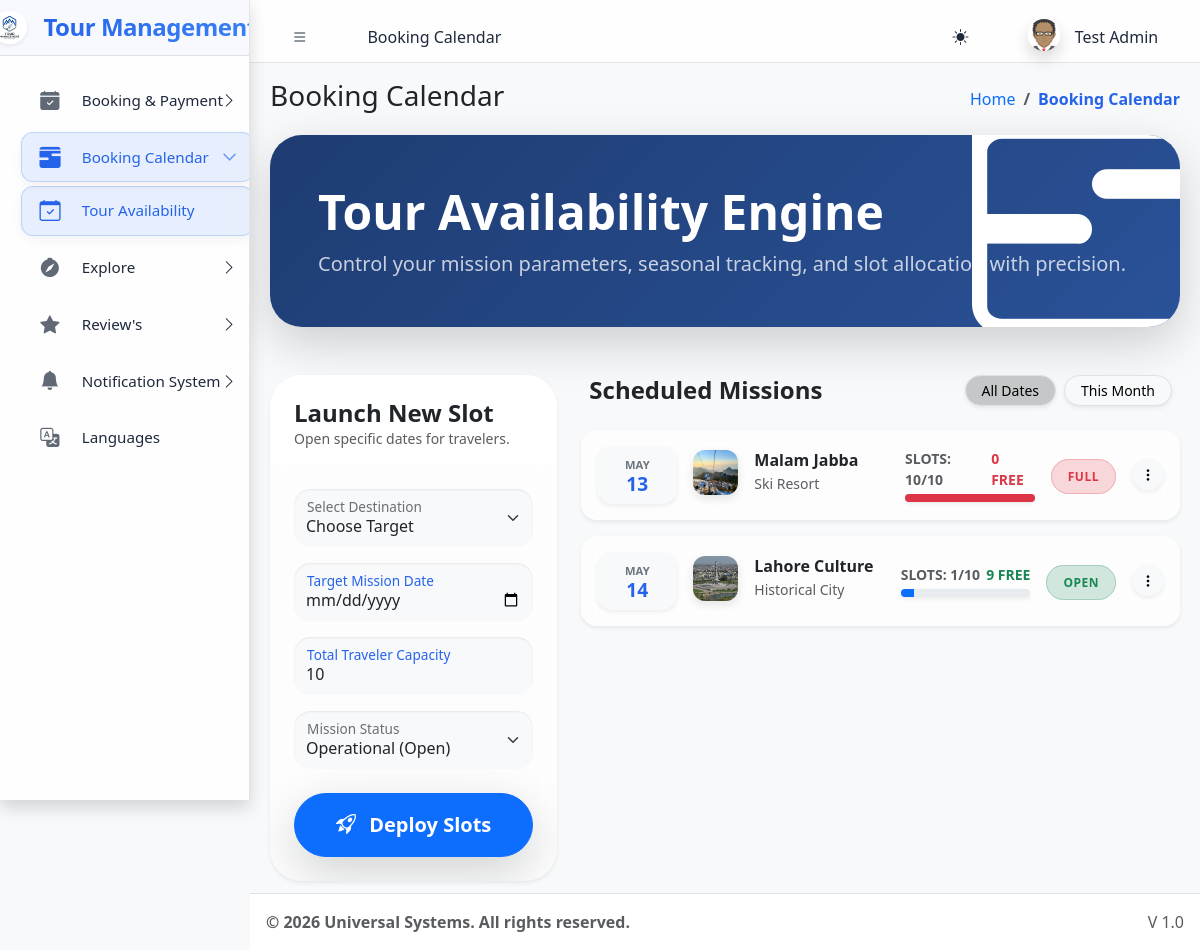
/dashboards/super_admin/manage_availability.php (signed in), run on the app's committed database.
### tables this page shows
CREATE TABLE `sys_pages` (
  `id` int(11) NOT NULL,
  `parent_id` int(11) DEFAULT 0,
  `page_name` varchar(100) NOT NULL,
  `page_url` varchar(255) DEFAULT '#',
  `icon_class` varchar(50) DEFAULT 'bi bi-circle',
  `sort_order` int(11) DEFAULT 0
);

CREATE TABLE `tour_availability` (
  `id` int(11) NOT NULL,
  `destination_id` int(11) NOT NULL,
  `tour_date` date NOT NULL,
  `total_slots` int(11) NOT NULL DEFAULT 10,
  `booked_slots` int(11) NOT NULL DEFAULT 0,
  `status` enum('Open','Closed','Full') DEFAULT 'Open',
  `created_at` timestamp NOT NULL DEFAULT current_timestamp()
);

CREATE TABLE `destinations` (
  `id` int(11) NOT NULL,
  `name` varchar(255) NOT NULL,
  `type` varchar(100) DEFAULT NULL,
  `hero_image` varchar(255) DEFAULT NULL,
  `duration` varchar(50) DEFAULT NULL,
  `price` varchar(50) DEFAULT NULL,
  `intensity` enum('Low','Medium','High') DEFAULT NULL,
  `description` text DEFAULT NULL,
  `environment` text DEFAULT NULL,
  `accommodation` text DEFAULT NULL,
  `activities` longtext DEFAULT NULL CHECK (json_valid(`activities`)),
  `is_deleted` tinyint(1) DEFAULT 0,
  `category` enum('Adventure','Relaxation','Educational') DEFAULT 'Adventure',
  `gravity_level` varchar(50) DEFAULT '1.0g',
  `itinerary` longtext DEFAULT NULL CHECK (json_valid(`itinerary`)),
  `route_data` longtext DEFAULT NULL CHECK (json_valid(`route_data`)),
  `created_at` timestamp NOT NULL DEFAULT current_timestamp()
);

### dashboards/super_admin/manage_availability.php (the view, shortened to what this page needs)
<?php
require_once '../../includes/header.php';
$availability = $pdo->query("
    SELECT ta.*, d.name as dest_name, d.type as dest_type, d.hero_image
    FROM tour_availability ta
    JOIN destinations d ON ta.destination_id = d.id
    ORDER BY ta.tour_date ASC
")->fetchAll();
?>
<div class="row g-4">
    <div class="col-12">
        <div class="p-5 rounded-5 mb-4 position-relative overflow-hidden shadow-lg" style="background: linear-gradient(135deg, #1e3c72 0%, #2a5298 100%);">
            <div class="position-relative z-index-1 text-white">
                <h1 class="display-5 fw-bold mb-2">Tour Availability Engine</h1>
                <p class="lead opacity-75 mb-0">Control your mission parameters, seasonal tracking, and slot allocation with precision.</p>
            </div>
            <i class="bi bi-calendar3-range position-absolute opacity-10" style="font-size: 15rem; right: -2rem; bottom: -4rem; color: white;"></i>
        </div>
    </div>
    <div class="col-lg-4">
        <div class="availability-card card shadow-sm rounded-5 border-0 overflow-hidden">
            <div class="card-header bg-white border-0 pt-4 px-4 pb-0">
                <h4 class="fw-bold mb-0" id="formTitle">Launch New Slot</h4>
                <p class="text-muted small">Open specific dates for travelers.</p>
            </div>
            <div class="card-body p-4">
                <form method="POST" id="availabilityForm">
                    <div class="form-floating mb-3">
                        <select name="destination_id" id="field_dest_id" class="form-select border-0 bg-light rounded-4" required>
                            <option value="">Choose Target</option>
                        </select>
                        <label>Select Destination</label>
                    </div>
                    <div class="form-floating mb-3">
                        <input type="date" name="tour_date" id="field_date" class="form-control border-0 bg-light rounded-4" required min="<?= date('Y-m-d') ?>">
                        <label>Target Mission Date</label>
                    </div>
                    <div class="form-floating mb-3">
                        <input type="number" name="total_slots" id="field_slots" class="form-control border-0 bg-light rounded-4" value="10" min="1" required>
                        <label>Total Traveler Capacity</label>
                    </div>
                    <div class="form-floating mb-4">
                        <select name="status" id="field_status" class="form-select border-0 bg-light rounded-4">
                            <option value="Open">Operational (Open)</option>
                        </select>
                        <label>Mission Status</label>
                    </div>
                    <button type="submit" class="btn btn-primary btn-lg rounded-pill w-100 py-3 fw-bold shadow-lg" id="submitBtn">
                        <i class="bi bi-rocket-takeoff me-2"></i> Deploy Slots
                    </button>
                </form>
            </div>
        </div>
    </div>
    <div class="col-lg-8">
        <div class="d-flex justify-content-between align-items-center mb-4 px-2">
            <h4 class="fw-bold mb-0">Scheduled Missions</h4>
            <div class="btn-group">
                <button class="btn btn-sm btn-light border rounded-pill px-3 shadow-sm active">All Dates</button>
                <button class="btn btn-sm btn-light border rounded-pill px-3 shadow-sm ms-2">This Month</button>
            </div>
        </div>
        <div class="row g-3">
            <?php foreach($availability as $a):
                $remaining = $a['total_slots'] - $a['booked_slots'];
                $progress = ($a['booked_slots'] / $a['total_slots']) * 100;
                $pColor = 'primary';
                if($progress > 70) $pColor = 'warning';
                if($progress >= 100) $pColor = 'danger';
                $imgSrc = (strpos($a['hero_image'], 'http') === 0) ? $a['hero_image'] : BASE_URL . $a['hero_image'];
            ?>
            <div class="col-12">
                <div class="availability-card card shadow-sm rounded-4 border-0 p-3">
                    <div class="row align-items-center g-3">
                        <div class="col-auto">
                            <div class="date-box shadow-sm border border-light">
                                <div class="month"><?= date('M', strtotime($a['tour_date'])) ?></div>
                                <div class="day"><?= date('d', strtotime($a['tour_date'])) ?></div>
                            </div>
                        </div>
                        <div class="col">
                            <div class="d-flex align-items-center mb-1">
                                <img src="<?= $imgSrc ?>" class="dest-thumb me-3">
                                <div>
                                    <h6 class="fw-bold mb-0"><?= htmlspecialchars($a['dest_name']) ?></h6>
                                    <small class="text-muted small"><?= $a['dest_type'] ?></small>
                                </div>
                            </div>
                        </div>
                        <div class="col-md-3">
                            <div class="d-flex justify-content-between mb-1">
                                <small class="fw-bold small text-muted">SLOTS: <?= $a['booked_slots'] ?>/<?= $a['total_slots'] ?></small>
                                <small class="text-<?= $remaining > 0 ? 'success' : 'danger' ?> fw-bold small"><?= $remaining ?> FREE</small>
                            </div>
                            <div class="progress rounded-pill shadow-sm" style="height: 8px;">
                                <div class="progress-bar bg-<?= $pColor ?>" role="progressbar" style="width: <?= $progress ?>%"></div>
                            </div>
                        </div>
                        <div class="col-auto">
                            <?php
                                $sBadge = 'bg-success-subtle text-success border-success-subtle';
                                if($a['status'] == 'Full' || $remaining <= 0) $sBadge = 'bg-danger-subtle text-danger border-danger-subtle';
                            ?>
                            <span class="status-badge border <?= $sBadge ?>"><?= $a['status'] ?></span>
                        </div>
                        <div class="col-auto">
                            <div class="dropdown">
                                <button class="btn btn-light btn-sm rounded-circle shadow-sm" data-bs-toggle="dropdown">
                                    <i class="bi bi-three-dots-vertical"></i>
                                </button>
                            </div>
                        </div>
                    </div>
                </div>
            </div>
            <?php endforeach; ?>
        </div>
    </div>
</div>
<?php require_once '../../includes/footer.php'; ?>

### includes/header.php (shortened to what this page needs)
<?php
require_once __DIR__ . '/../core/session.php';
$base_path = parse_url(BASE_URL, PHP_URL_PATH);
$current_url = substr($_SERVER['SCRIPT_NAME'], strlen($base_path));
$pageStmt = $pdo->prepare("SELECT * FROM sys_pages WHERE page_url LIKE ? LIMIT 1");
$pageStmt->execute(["%$current_url%"]);
$currentPageData = $pageStmt->fetch();
$pageTitle = $currentPageData['page_name'] ?? 'Dashboard';
$pageId = $currentPageData['id'] ?? 0;
$breadcrumbs = [];
if ($currentPageData) {
    $crumbId = $currentPageData['id'];
    while($crumbId != 0) {
        $crumbStmt = $pdo->prepare("SELECT id, parent_id, page_name, page_url FROM sys_pages WHERE id = ?");
        $crumbStmt->execute([$crumbId]);
        $crumb = $crumbStmt->fetch();
        array_unshift($breadcrumbs, $crumb);
        $crumbId = $crumb['parent_id'];
    }
}
?>
<!DOCTYPE html>
<html lang="en"> <head>
    <link rel="stylesheet" href="<?= BASE_URL ?>assets/css/bootstrap.min.css" />
    <link rel="stylesheet" href="<?= BASE_URL ?>assets/css/bootstrap-icons.css" />
    <link rel="stylesheet" href="<?= BASE_URL ?>assets/css/adminlte.min.css" />
</head>
<body class="layout-fixed sidebar-expand-lg bg-body-tertiary">
<div class="app-wrapper">
    <nav class="app-header navbar navbar-expand bg-body">
        <div class="container-fluid">
            <ul class="navbar-nav">
                <li class="nav-item"> <a class="nav-link" data-lte-toggle="sidebar" href="#" role="button"><i class="bi bi-list"></i></a> </li>
                <li class="nav-item d-none d-md-block"> <a href="#" class="nav-link"><?= $pageTitle ?></a> </li>
            </ul>
            <ul class="navbar-nav ms-auto">
                 <li class="nav-item">
                    <button class="btn btn-link nav-link" id="theme-toggle" type="button">
                        <i class="bi bi-sun-fill" id="theme-icon"></i>
                    </button>
                </li>
                <li class="nav-item dropdown user-menu">
                    <a href="#" class="nav-link dropdown-toggle" data-bs-toggle="dropdown">
                        <img src="<?= !empty($_SESSION['avatar']) ? $_SESSION['avatar'] : BASE_URL.'assets/img/avatar.png' ?>" class="user-image rounded-circle shadow" alt="User Image">
                        <span class="d-none d-md-inline ms-1"><?= htmlspecialchars($_SESSION['name']) ?></span>
                    </a>
                </li>
            </ul>
        </div>
    </nav>
    <?php include 'sidebar.php'; ?>
    <main class="app-main">
        <div class="app-content-header">
            <div class="container-fluid">
                <div class="row">
                    <div class="col-sm-6"><h3 class="mb-0"><?= $pageTitle ?></h3></div>
                    <div class="col-sm-6">
                        <ol class="breadcrumb float-sm-end">
                            <li class="breadcrumb-item"><a href="<?= BASE_URL ?>">Home</a></li>
                            <?php foreach($breadcrumbs as $b): ?>
                                <li class="breadcrumb-item <?= ($b['id'] == $pageId) ? 'active' : '' ?>">
                                    <?= htmlspecialchars($b['page_name']) ?>
                                </li>
                            <?php endforeach; ?>
                        </ol>
                    </div>
                </div>
            </div>
        </div>
        <div class="app-content">
            <div class="container-fluid">

### includes/sidebar.php (shortened to what this page needs)
<aside class="app-sidebar shadow">
    <div class="sidebar-brand">
        <a href="<?= BASE_URL ?>index.php" class="brand-link d-flex align-items-center">
            <img src="<?= BASE_URL ?>assets/img/logo.png" alt="Logo" class="brand-image shadow-sm rounded-circle me-2" style="width: 35px; height: 35px; object-fit: cover;">
            <span class="brand-text h4 mb-0 fw-bold">Tour Management</span>
        </a>
    </div>
    <div class="sidebar-wrapper">
        <nav class="mt-2">
            <ul class="nav sidebar-menu flex-column" data-lte-toggle="treeview" role="menu" data-accordion="false">
                <?php
                function buildMenu($pdo, $parentId = 0, $userRole, $currentUrl)
                {
                    $sql = "
                        SELECT p.* FROM sys_pages p
                        JOIN role_access ra ON p.id = ra.page_id
                        WHERE p.parent_id = ? AND ra.role_key = ?
                        ORDER BY p.sort_order ASC
                    ";
                    $stmt = $pdo->prepare($sql);
                    $stmt->execute([$parentId, $userRole]);
                    $items = $stmt->fetchAll();
                    foreach ($items as $item) {
                        $childStmt = $pdo->prepare("SELECT COUNT(*) FROM sys_pages WHERE parent_id = ?");
                        $childStmt->execute([$item['id']]);
                        $hasChildren = $childStmt->fetchColumn() > 0;
                        $isActive = (strpos($currentUrl, $item['page_url']) !== false && $item['page_url'] !== '#');
                        $menuOpen = $isActive ? 'menu-open' : '';
                        $activeClass = $isActive ? 'active' : '';
                        echo '<li class="nav-item ' . $menuOpen . '">';
                        echo '<a href="' . ($hasChildren ? '#' : BASE_URL . $item['page_url']) . '" class="nav-link ' . $activeClass . '">';
                        echo '<i class="nav-icon ' . $item['icon_class'] . '"></i>';
                        echo '<p>' . htmlspecialchars($item['page_name']);
                        echo '</p></a>';
                        if ($hasChildren) {
                            echo '<ul class="nav nav-treeview">';
                            buildMenu($pdo, $item['id'], $userRole, $currentUrl);
                            echo '</ul>';
                        }
                        echo '</li>';
                    }
                }
                $base_path = parse_url(BASE_URL, PHP_URL_PATH);
                $cur = substr($_SERVER['SCRIPT_NAME'], strlen($base_path));
                buildMenu($pdo, 0, $_SESSION['role'], $cur);
                ?>
            </ul>
        </nav>
    </div>
</aside>

### data on the page
sys_pages: page_name "Booking Calendar"
sys_pages: page_name "Booking & Payment"
sys_pages: page_name "Tour Availability"
sys_pages: page_name "Explore"
sys_pages: page_name "Review's"
sys_pages: page_name "Notification System"
sys_pages: page_name "Languages"
tour_availability: tour_date "MAY", tour_date "13", destination.hero_image (picture), destination.name "Malam Jabba", destination.type "Ski Resort", booked_slots "10", total_slots "10", remaining "0", status "FULL"
tour_availability: tour_date "MAY", tour_date "14", destination.hero_image (picture), destination.name "Lahore Culture", destination.type "Historical City", booked_slots "1", total_slots "10", remaining "9", status "OPEN"

### other printed values
$_SESSION['name'] "Test Admin"
$settings['footer_text'] "© 2026 Universal Systems. All rights reserved."
